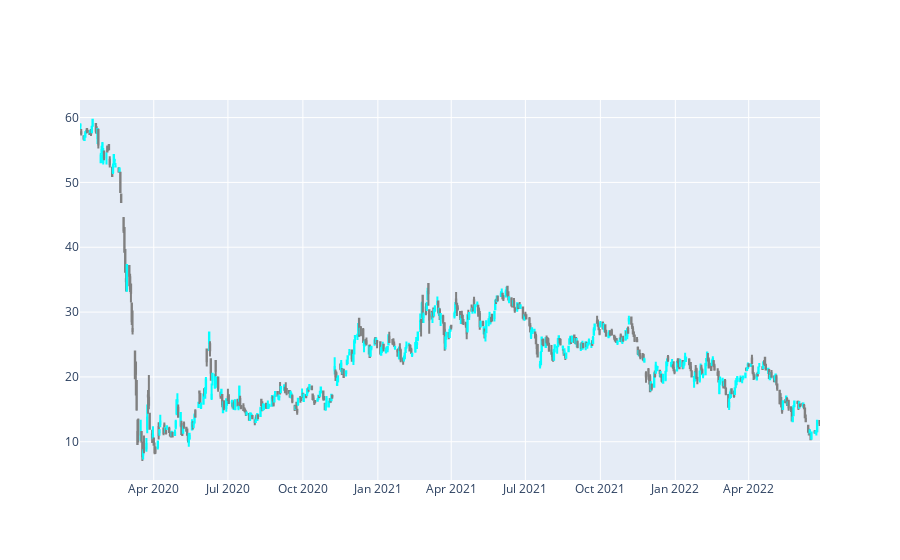

Notebook code for this chart:
### Code cell
fig = go.Figure()

fig.add_trace(go.Candlestick(x=nclh.index, # x=msft.index.strftime("%y/%m/%d") # para evitar trazar los dias sin dato
                            open=nclh.Open,
                            high=nclh.High,
                            low=nclh.Low,
                            close=nclh.Close,
                            increasing_line_color = 'cyan',
                            decreasing_line_color = 'gray'))
fig.update_layout(xaxis_rangeslider_visible=False) #para ocultar la barra de abajo
fig.show()

### Figure 1 — Plotly figure (JSON) as saved in the notebook; plotly's stock layout.template omitted (floating-point values rounded to 4 significant figures; data arrays with more than 128 entries replaced by an {"elided": "..."} marker saying what was removed)
{"data": [{"close": {"elided": "626 float values"}, "decreasing": {"line": {"color": "gray"}}, "high": {"elided": "626 float values"}, "increasing": {"line": {"color": "cyan"}}, "low": {"elided": "626 float values"}, "open": {"elided": "626 float values"}, "type": "candlestick", "x": {"elided": "626 str values"}}], "layout": {"xaxis": {"rangeslider": {"visible": false}}}}
